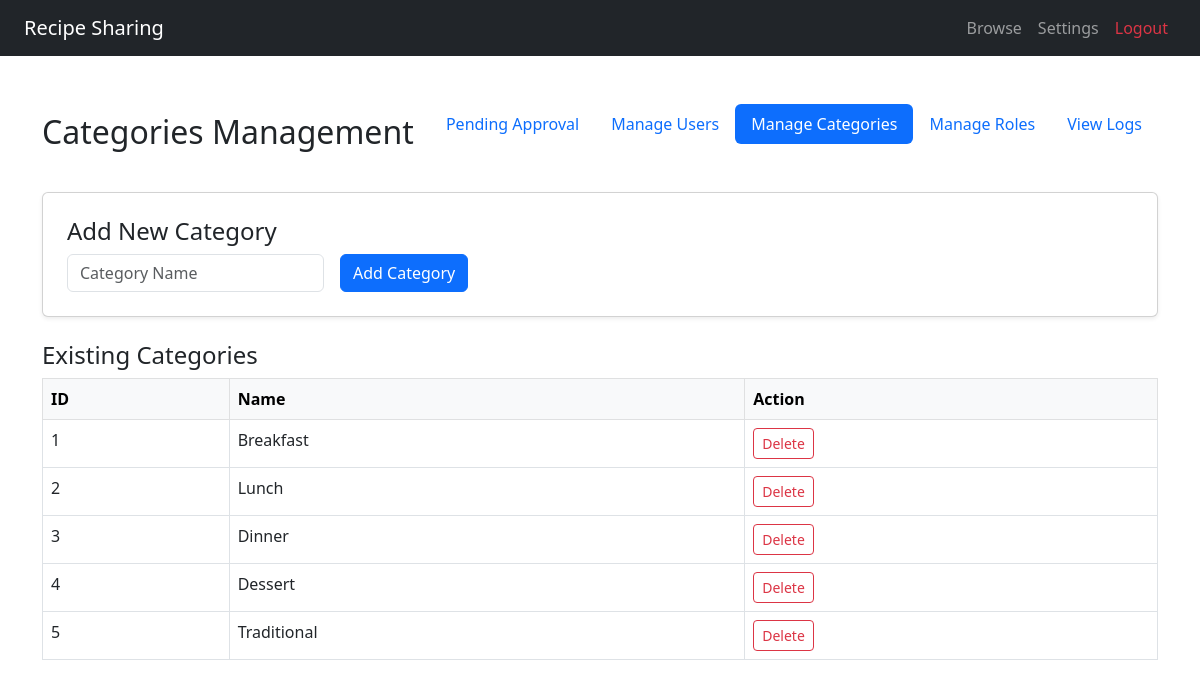
Page /dashboard/categories/ (signed in) on the committed database.
### Recipie_app/models.py (models this page shows, shortened)
class Category(models.Model):
    name = models.CharField(max_length=50)

### Recipie_app/views.py (the view)
# urls.py: path('dashboard/categories/', manage_categories, name='manage_categories'),
def manage_categories(request):
    user = get_logged_user(request)
    if not user or user.role.name != 'Admin':
        return redirect('home')
    categories = Category.objects.all()
    return render(request, 'manage_categories.html', {'categories': categories})

### Recipie_app/views.py (called while the page is built)
def get_logged_user(request):
    user_id = request.session.get('user_id')
    if user_id:
        return Account.objects.get(id=user_id)
    return None

### Recipie_app/templates/manage_categories.html (shortened to what this page needs)
<!DOCTYPE html>
<html lang="en">
<head>
    <link rel="stylesheet" href="https://cdn.jsdelivr.net/npm/bootstrap@5.3.0/dist/css/bootstrap.min.css">
</head>
<body>
    <nav class="navbar navbar-expand-lg navbar-dark bg-dark px-4 mb-4">
        <a class="navbar-brand font-weight-bold" href="{% url 'home' %}">Recipe Sharing</a>
        <div class="navbar-nav ms-auto">
            {% if request.session.user_id %}
            <a class="nav-link" href="{% url 'home' %}">Browse</a>
            <a class="nav-link" href="{% url 'profile' %}">Settings</a>
            <a class="nav-link text-danger" href="{% url 'logout' %}">Logout</a>
            {% else %}
            <a class="nav-link" href="{% url 'login' %}">Login</a>
            <a class="btn btn-primary btn-sm ms-2" href="{% url 'register' %}">Sign Up</a>
            {% endif %}
        </div>
    </nav>
    <div class="container mt-5">
        <div class="d-flex justify-content-between align-items-center mb-4">
            <h2>Categories Management</h2>
            <nav class="nav nav-pills mb-4">
                <a class="nav-link" href="{% url 'admin_dashboard' %}">Pending Approval</a>
                <a class="nav-link" href="{% url 'manage_users' %}">Manage Users</a>
                <a class="nav-link active" href="{% url 'manage_categories' %}">Manage Categories</a>
                <a class="nav-link" href="{% url 'manage_roles' %}">Manage Roles</a>
                <a class="nav-link" href="{% url 'admin_logs' %}">View Logs</a>
            </nav>
        </div>
        <div class="card p-4 mb-4 shadow-sm">
            <h4>Add New Category</h4>
            <form method="POST" action="{% url 'add_category' %}" class="row g-3">
                <div class="col-auto">
                    <input type="text" name="name" class="form-control" placeholder="Category Name" required>
                </div>
                <div class="col-auto">
                    <button type="submit" class="btn btn-primary">Add Category</button>
                </div>
            </form>
        </div>
        <h4>Existing Categories</h4>
        <table class="table table-bordered">
            <thead class="table-light">
                <tr>
                    <th>ID</th>
                    <th>Name</th>
                    <th>Action</th>
                </tr>
            </thead>
            <tbody>
                {% for cat in categories %}
                <tr>
                    <td>{{ cat.id }}</td>
                    <td>{{ cat.name }}</td>
                    <td>
                        <a href="{% url 'delete_category' cat.id %}" class="btn btn-outline-danger btn-sm"
                            onclick="return confirm('Delete this category?')">Delete</a>
                    </td>
                </tr>
                {% endfor %}
            </tbody>
        </table>
    </div>
</body>
</html>

### rows in the picture
Category: id "1", name "Breakfast"
Category: id "2", name "Lunch"
Category: id "3", name "Dinner"
Category: id "4", name "Dessert"
Category: id "5", name "Traditional"
